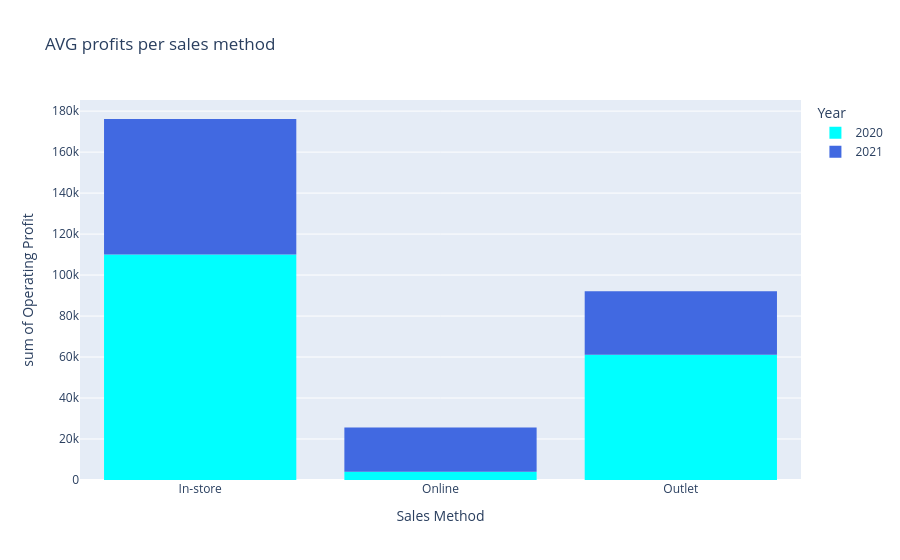

The notebook cell this image was saved under:
### Code cell
Method_Profit_year = px.histogram(Method_Profit_year, x = 'Sales Method' , y = 'Operating Profit' ,title = 'AVG profits per sales method', color='Year' , color_discrete_sequence = blue_colors)
Method_Profit_year.show()

### Figure 1 — Plotly figure (JSON) as saved in the notebook; plotly's stock layout.template omitted (floating-point values rounded to 4 significant figures)
{"data": [{"alignmentgroup": "True", "bingroup": "x", "histfunc": "sum", "hovertemplate": "Year=2020<br>Sales Method=%{x}<br>sum of Operating Profit=%{y}<extra></extra>", "legendgroup": "2020", "marker": {"color": "cyan", "pattern": {"shape": ""}}, "name": "2020", "offsetgroup": "2020", "orientation": "v", "showlegend": true, "type": "histogram", "x": ["In-store", "Online", "Outlet"], "xaxis": "x", "y": [110100.0, 3993.0, 61160.0], "yaxis": "y"}, {"alignmentgroup": "True", "bingroup": "x", "histfunc": "sum", "hovertemplate": "Year=2021<br>Sales Method=%{x}<br>sum of Operating Profit=%{y}<extra></extra>", "legendgroup": "2021", "marker": {"color": "royalblue", "pattern": {"shape": ""}}, "name": "2021", "offsetgroup": "2021", "orientation": "v", "showlegend": true, "type": "histogram", "x": ["In-store", "Online", "Outlet"], "xaxis": "x", "y": [66070.0, 21670.0, 30910.0], "yaxis": "y"}], "layout": {"barmode": "relative", "legend": {"title": {"text": "Year"}, "tracegroupgap": 0}, "title": {"text": "AVG profits per sales method"}, "xaxis": {"anchor": "y", "domain": [0, 1], "title": {"text": "Sales Method"}}, "yaxis": {"anchor": "x", "domain": [0, 1], "title": {"text": "sum of Operating Profit"}}}}
